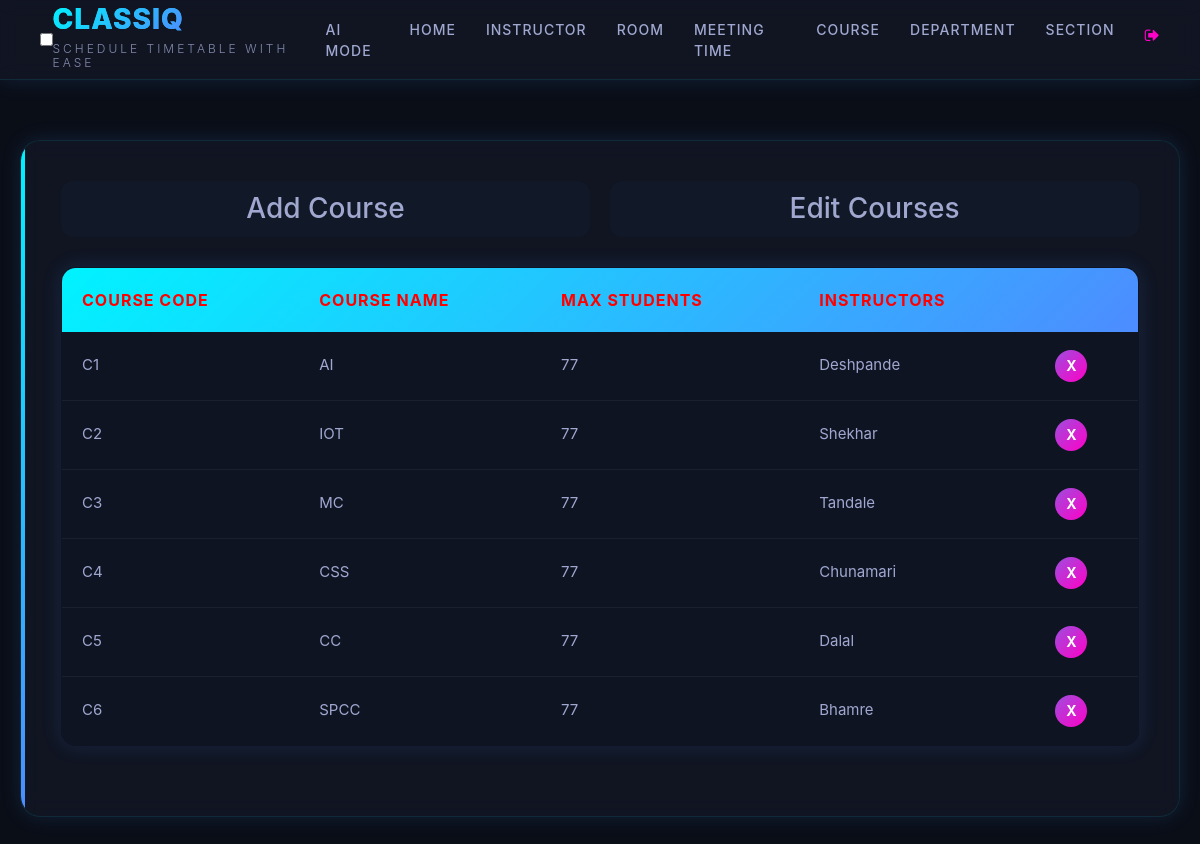
Screenshot of /courseEdit/ (signed in) with the database file from the repository.
### SchedulerApp/models.py (models this page shows, shortened)
class Course(models.Model):
    course_number = models.CharField(max_length=5, primary_key=True)
    course_name = models.CharField(max_length=40)
    max_numb_students = models.CharField(max_length=65)
    instructors = models.ManyToManyField(Instructor)

### SchedulerApp/views.py (the view)
# urls.py: path('courseEdit/', courseEdit, name='courseEdit'),
@login_required
def courseEdit(request):
    instructor = defaultdict(list)
    for course in Course.instructors.through.objects.all():
        course_number = course.course_id
        instructor_name = Instructor.objects.filter(
            id=course.instructor_id).values('name')[0]['name']
        instructor[course_number].append(instructor_name)
    context = {'courses': Course.objects.all(), 'instructor': instructor}
    return render(request, 'courseEdit.html', context)

### SchedulerApp/templatetags/index.py (called while the page is built)
@register.filter
def dictKey(d, k):
    return ', '.join(d[k]) or ''

    def render(self, context):
        path = context['request'].path
        for p in self.patterns:
            pValue = template.Variable(p).resolve(context)
            if path == pValue:
                return 'active'
        return ''

### templates/courseEdit.html (shortened to what this page needs)
{% extends 'base.html' %}
{% block content %}
{% load static %}
{% load index %}
<fieldset class="fieldset">
  <div class="tablink">
    <a href="{% url 'courseAdd'%}">
      <h1 onclick="openPage('new')" id="defaultOpen">Add Course</h1>
    </a>
    <h1 onclick="openPage('edit')" id="link_to_edit">Edit Courses</h1>
  </div>
  <div class="tabcontent" id="edit">
    <table class="editTable">
      <thead>
        <tr class="table-headers">
          <th>Course Code</th>
          <th>Course Name</th>
          <th>Max students</th>
          <th>Instructors</th>
          <th class="empty"></th>
        </tr>
      </thead>
      <tbody>
        {% for crs in courses %}
        <tr>
          <td>{{crs.course_number}}</td>
          <td>{{crs.course_name}}</td>
          <td>{{crs.max_numb_students}}</td>
          <td>{{instructor|dictKey:crs.course_number}}</td>
          <td class="empty">
            <form action="{% url 'deletecourse' crs.course_number %}" method="post">
              <input type="submit" value="X" class="cross">
            </form>
          </td>
        </tr>
        {% endfor %}
      </tbody>
    </table>
  </div>
</fieldset>
{% endblock %}

### static/CSS/style.css (style rules this page uses)
:root { --bg-primary: #0a0e17; --bg-secondary: #111827; --bg-glass: rgba(20, 25, 40, 0.7); --bg-card: rgba(16, 21, 36, 0.9); --border-glow: rgba(0, 231, 255, 0.1); --neon-cyan: #00f3ff; --neon-blue: #4d8cff; --neon-purple: #9d4edd; --neon-green: #00ff9d; --neon-pink: #ff00c8; --text-primary: #e0e0ff; --text-secondary: #a0a8d0; --text-muted: #8a8fb5; --shadow-glow: 0 0 20px rgba(77, 140, 255, 0.15); --shadow-intense: 0 10px 30px rgba(0, 243, 255, 0.1); --glass-blur: blur(10px); --gradient-primary: linear-gradient(135deg, var(--neon-cyan) 0%, var(--neon-blue) 100%); --gradient-secondary: linear-gradient(135deg, var(--neon-purple) 0%, var(--neon-pink) 100%); --font-primary: 'Inter', 'Segoe UI', sans-serif; --font-tech: 'SF Mono', 'Courier New', monospace; }
html, body { margin: 0; padding: 0; width: 100vw; min-height: 100%; background: var(--bg-primary); color: var(--text-primary); font-family: var(--font-primary); font-size: 62.5%; scroll-behavior: smooth; overflow-x: hidden; }
body::before { content: ''; position: fixed; top: 0; left: 0; width: 100%; height: 100%; background: radial-gradient(circle at 20% 50%, rgba(77, 140, 255, 0.05) 0%, transparent 50%), radial-gradient(circle at 80% 20%, rgba(157, 78, 221, 0.03) 0%, transparent 50%), radial-gradient(circle at 40% 80%, rgba(0, 243, 255, 0.02) 0%, transparent 50%); z-index: -1; pointer-events: none; }
body::after { content: ''; position: fixed; top: 0; left: 0; width: 100%; height: 100%; background-image: linear-gradient(90deg, transparent 49%, var(--neon-cyan) 50%, transparent 51%), linear-gradient(0deg, transparent 49%, var(--neon-blue) 50%, transparent 51%); background-size: 50px 50px; opacity: 0.02; z-index: -1; pointer-events: none; }
fieldset { background: var(--bg-glass); backdrop-filter: var(--glass-blur); border: 1px solid var(--border-glow); border-radius: 20px; padding: 4rem; box-shadow: var(--shadow-glow); margin: 2rem 0; position: relative; overflow: hidden; }
fieldset::before { content: ''; position: absolute; top: 0; left: 0; width: 4px; height: 100%; background: var(--gradient-primary); }
.tablink { display: grid; grid-template-columns: 1fr 1fr; gap: 2rem; margin-bottom: 3rem; }
.tablink h1 { font-size: 2.8rem; color: var(--text-secondary); padding: 1rem 2rem; margin: 0; cursor: pointer; text-align: center; border-radius: 12px; transition: all 0.3s ease; position: relative; overflow: hidden; background: var(--bg-secondary); border: 1px solid transparent; }
.tablink a { text-decoration: none; }
.editTable, .timetable { width: 100%; background: var(--bg-card); border-collapse: collapse; border-radius: 15px; overflow: hidden; box-shadow: var(--shadow-glow); margin: 3rem 0; border: 1px solid var(--border-glow); }
.editTable thead tr, .timetable thead tr { background: var(--gradient-primary); }
.editTable th, .timetable th { padding: 2rem; text-align: left; color: #ff0000; font-size: 1.6rem; font-weight: 700; text-transform: uppercase; letter-spacing: 1px; border: none; }
.editTable td, .timetable td { padding: 1.8rem 2rem; font-size: 1.5rem; color: var(--text-secondary); border-bottom: 1px solid rgba(255, 255, 255, 0.05); transition: all 0.2s ease; }
.cross { background: var(--gradient-secondary); color: white; border: none; width: 32px; height: 32px; border-radius: 50%; cursor: pointer; font-size: 1.4rem; font-weight: 700; transition: all 0.3s ease; display: flex; align-items: center; justify-content: center; }

### rows the page displays
Course: course_number "C1", course_name "AI", max_numb_students "77", course_number "Deshpande"
Course: course_number "C2", course_name "IOT", max_numb_students "77", course_number "Shekhar"
Course: course_number "C3", course_name "MC", max_numb_students "77", course_number "Tandale"
Course: course_number "C4", course_name "CSS", max_numb_students "77", course_number "Chunamari"
Course: course_number "C5", course_name "CC", max_numb_students "77", course_number "Dalal"
Course: course_number "C6", course_name "SPCC", max_numb_students "77", course_number "Bhamre"
